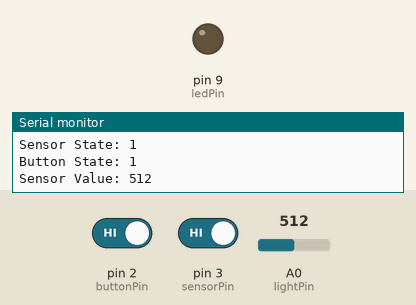
Simulated run of this sketch. Board: Arduino Uno, built with avr-gcc and run on an emulated ATmega328P. On the bench: output pins drawn as LEDs (lit = HIGH), the last lines printed to the serial monitor. Inputs (shaded band) come from the test bench; at power-on: A0 (lightPin) = 512, pin 2 (buttonPin) HIGH, pin 3 (sensorPin) HIGH.

Above: at 4.2 s.
4.3 s: A0 (lightPin) set to 8
7.3 s: A0 (lightPin) set to 11
10.3 s: pin 2 (buttonPin) driven LOW and pin 3 (sensorPin) driven LOW
At 10.7 s:
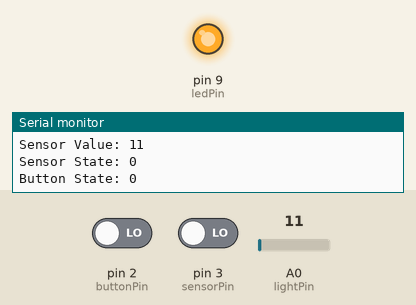
11.8 s: pin 2 (buttonPin) driven HIGH
At 12.3 s:
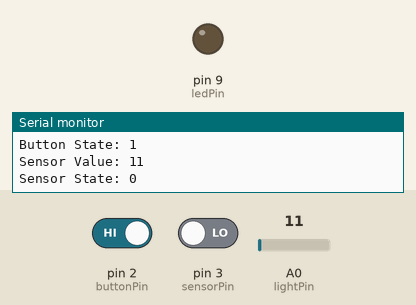
13.3 s: pin 2 (buttonPin) driven LOW
At 13.8 s:
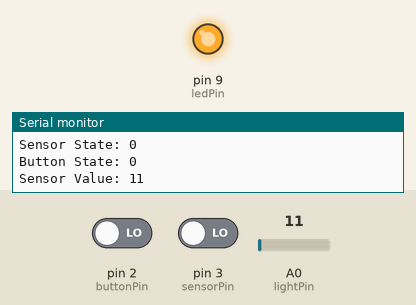
Timing chart, 0 to 15.8 s (numbered marks = the images above; inputs shaded):
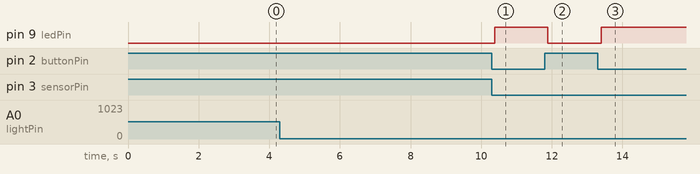

The sketch:

final.ino
```cpp
const int ledPin = 9;          // LED connected to digital pin 9
const int buttonPin = 2;       // Button connected to digital pin 2
const int sensorPin = 3;       // Flying Fish Distance Sensor connected to digital pin 3
const int lightPin = A0;

int sensorValue = 0;
int buttonState = 0;           // Variable to hold the button state
int sensorState = 0;           // Variable to hold the sensor state

void setup() {
  pinMode(ledPin, OUTPUT);     // Set the LED pin as an output
  pinMode(buttonPin, INPUT_PULLUP);   // Set the button pin as an input with internal pull-up resistor
  pinMode(sensorPin, INPUT);   // Set the sensor pin as an input

  Serial.begin(9600);          // Start the serial monitor for debugging (optional)
}

void loop() {
  // Read the state of the button and the sensor
  buttonState = digitalRead(buttonPin);
  sensorState = digitalRead(sensorPin);
  sensorValue = analogRead(lightPin);

  // Debugging output (optional)
  Serial.print("Sensor State: ");
  Serial.println(sensorState);
  Serial.print("Button State: ");
  Serial.println(buttonState);

  // Invert the buttonState to get a correct HIGH when the button is pressed
  // Since INPUT_PULLUP will read HIGH when not pressed and LOW when pressed


  if(sensorValue <= 500 && buttonState == LOW && sensorState == LOW){
    digitalWrite(ledPin, HIGH);  // Turn on the LED when both are HIGH simultaneously
  } else {
    digitalWrite(ledPin, LOW);   // Turn off the LED if either condition is not met
  }

  Serial.print("Sensor Value: ");
  Serial.println(sensorValue);

  delay(100);  // Small delay for stability
}
```

Measured:
- after the input at 10.3 s, pin 9 (ledPin): LOW → HIGH after 0.08 s
- after the input at 11.8 s, pin 9 (ledPin): HIGH → LOW after 0.09 s
- after the input at 13.3 s, pin 9 (ledPin): LOW → HIGH after 0.10 s
